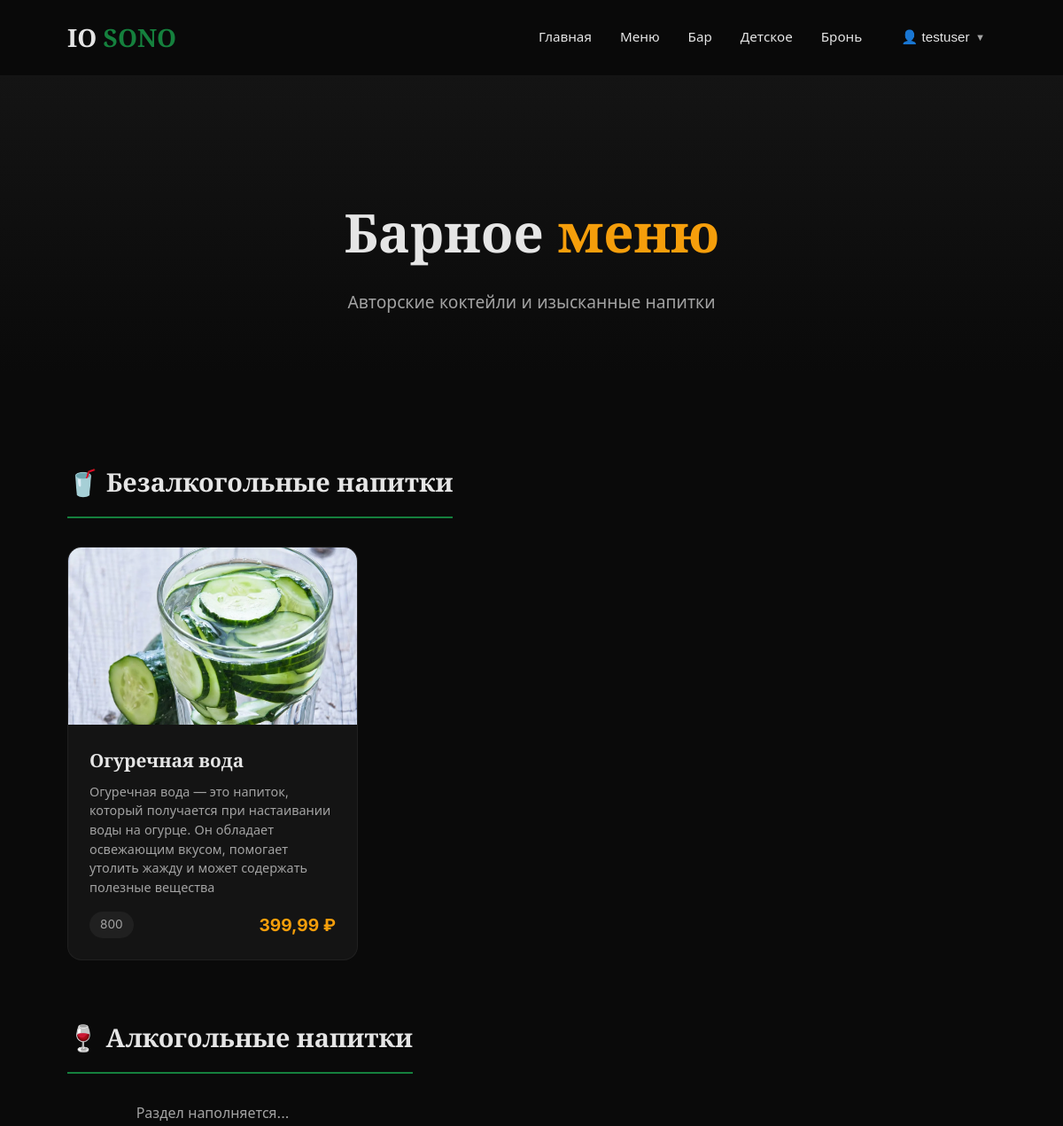
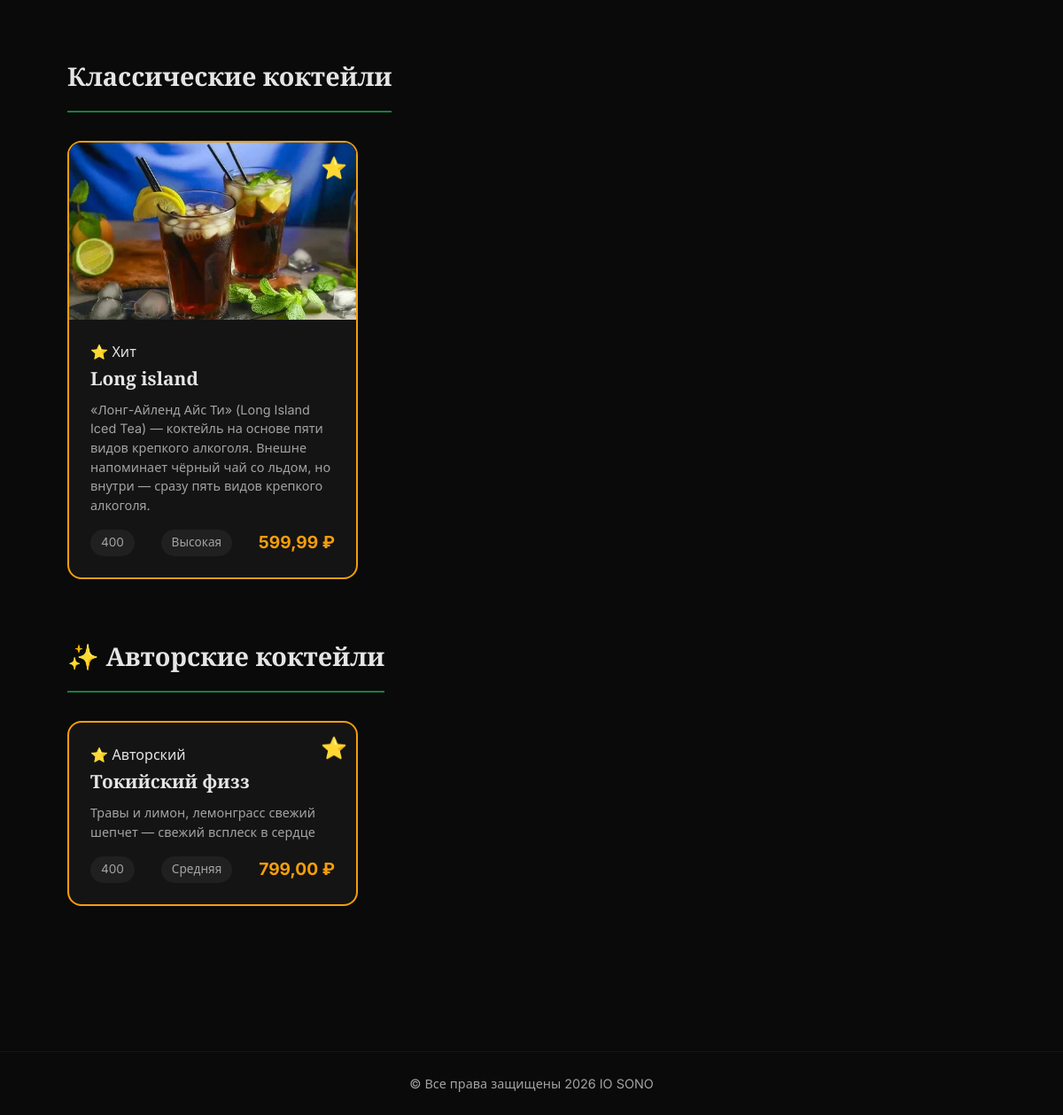
The page /bar/ (signed in) on the database its author committed (2 pictures, top to bottom).
### core/models.py (models this page shows, shortened)
class BarItem(models.Model):
    BAR_TYPES = [
        ('non_alcoholic', 'Б/А напитки'),
        ('alcoholic', 'Алкогольные напитки'),
        ('cocktail_classic', 'Коктейли классические'),
        ('cocktail_author', 'Коктейли авторские'),
    ]
    category = models.ForeignKey(
        BarCategory,
        on_delete=models.CASCADE,
        verbose_name='Категория',
        related_name='items'
    )
    bar_type = models.CharField(
        'Тип напитка',
        max_length=20,
        choices=BAR_TYPES,
        default='non_alcoholic'
    )
    name = models.CharField('Название', max_length=200)
    description = models.TextField('Описание', blank=True)
    volume = models.CharField('Объём (мл)', max_length=50, blank=True)
    price = models.DecimalField('Цена (₽)', max_digits=8, decimal_places=2)
    image = models.ImageField('Фото', upload_to='bar/', null=True, blank=True)
    is_featured = models.BooleanField('Рекомендуемое', default=False)
    alcohol_content = models.CharField('Крепость', max_length=50, blank=True)
    class Meta:
        verbose_name = 'Напиток'
        verbose_name_plural = 'Барное меню'
        ordering = ['category', 'bar_type', 'name']

### core/views.py (the view)
# urls.py: path('bar/', views.bar_menu, name='bar_menu'),
def bar_menu(request):
    items = BarItem.objects.select_related('category').all()
    categories = BarCategory.objects.prefetch_related('items').all()
    bar_types = {
        'non_alcoholic': items.filter(bar_type='non_alcoholic'),
        'alcoholic': items.filter(bar_type='alcoholic'),
        'cocktail_classic': items.filter(bar_type='cocktail_classic'),
        'cocktail_author': items.filter(bar_type='cocktail_author'),
    }
    return render(request, 'bar_menu.html', {
        'items': items,
        'categories': categories,
        'bar_types': bar_types
    })

### templates/bar_menu.html (shortened to what this page needs)
{% extends 'base.html' %}
{% block content %}
<section class="page-header">
    <div class="container">
        <h1 class="page-header__title">Барное <span class="text-accent">меню</span></h1>
        <p class="page-header__desc">Авторские коктейли и изысканные напитки</p>
    </div>
</section>
<section class="section bar-menu">
    <div class="container">
        <div class="menu-section-type">
            <h2 class="menu-section-type__title">🥤 Безалкогольные напитки</h2>
            <div class="bar-grid">
                {% for item in bar_types.non_alcoholic %}
                <div class="bar-item">
                    {% if item.image %}
                    <div class="bar-item__img" style="background-image: url('{{ item.image.url }}');"></div>
                    {% endif %}
                    <div class="bar-item__body">
                        <h3 class="bar-item__name">{{ item.name }}</h3>
                        {% if item.description %}
                        <p class="bar-item__desc">{{ item.description }}</p>
                        {% endif %}
                        <div class="bar-item__meta">
                            {% if item.volume %}
                            <span class="bar-item__volume">{{ item.volume }}</span>
                            {% endif %}
                            <span class="bar-item__price">{{ item.price }} ₽</span>
                        </div>
                    </div>
                </div>
                {% empty %}
                <p class="text-muted">Раздел наполняется...</p>
                {% endfor %}
            </div>
        </div>
        <div class="menu-section-type">
            <h2 class="menu-section-type__title">🍷 Алкогольные напитки</h2>
            <div class="bar-grid">
                {% for item in bar_types.alcoholic %}
                <div class="bar-item">
                    {% if item.image %}
                    <div class="bar-item__img" style="background-image: url('{{ item.image.url }}');"></div>
                    {% endif %}
                    <div class="bar-item__body">
                        <h3 class="bar-item__name">{{ item.name }}</h3>
                        {% if item.description %}
                        <p class="bar-item__desc">{{ item.description }}</p>
                        {% endif %}
                        <div class="bar-item__meta">
                            {% if item.volume %}
                            <span class="bar-item__volume">{{ item.volume }}</span>
                            {% endif %}
                            {% if item.alcohol_content %}
                            <span class="bar-item__alcohol">{{ item.alcohol_content }}</span>
                            {% endif %}
                            <span class="bar-item__price">{{ item.price }} ₽</span>
                        </div>
                    </div>
                </div>
                {% empty %}
                <p class="text-muted">Раздел наполняется...</p>
                {% endfor %}
            </div>
        </div>
        <div class="menu-section-type">
            <h2 class="menu-section-type__title"> Классические коктейли</h2>
            <div class="bar-grid">
                {% for item in bar_types.cocktail_classic %}
                <div class="bar-item {% if item.is_featured %}bar-item--featured{% endif %}">
                    {% if item.image %}
                    <div class="bar-item__img" style="background-image: url('{{ item.image.url }}');"></div>
                    {% endif %}
                    <div class="bar-item__body">
                        {% if item.is_featured %}<span class="featured-badge">⭐ Хит</span>{% endif %}
                        <h3 class="bar-item__name">{{ item.name }}</h3>
                        {% if item.description %}
                        <p class="bar-item__desc">{{ item.description }}</p>
                        {% endif %}
                        <div class="bar-item__meta">
                            {% if item.volume %}
                            <span class="bar-item__volume">{{ item.volume }}</span>
                            {% endif %}
                            {% if item.alcohol_content %}
                            <span class="bar-item__alcohol">{{ item.alcohol_content }}</span>
                            {% endif %}
                            <span class="bar-item__price">{{ item.price }} ₽</span>
                        </div>
                    </div>
                </div>
                {% empty %}
                <p class="text-muted">Раздел наполняется...</p>
                {% endfor %}
            </div>
        </div>
        <div class="menu-section-type">
            <h2 class="menu-section-type__title">✨ Авторские коктейли</h2>
            <div class="bar-grid">
                {% for item in bar_types.cocktail_author %}
                <div class="bar-item bar-item--featured">
                    <div class="bar-item__body">
                        <span class="featured-badge">⭐ Авторский</span>
                        <h3 class="bar-item__name">{{ item.name }}</h3>
                        {% if item.description %}
                        <p class="bar-item__desc">{{ item.description }}</p>
                        {% endif %}
                        <div class="bar-item__meta">
                            {% if item.volume %}
                            <span class="bar-item__volume">{{ item.volume }}</span>
                            {% endif %}
                            {% if item.alcohol_content %}
                            <span class="bar-item__alcohol">{{ item.alcohol_content }}</span>
                            {% endif %}
                            <span class="bar-item__price">{{ item.price }} ₽</span>
                        </div>
                    </div>
                </div>
                {% empty %}
                <p class="text-muted">Раздел наполняется...</p>
                {% endfor %}
            </div>
        </div>
    </div>
</section>
{% endblock %}

### templates/base.html (shortened to what this page needs)
{% load static %}
<!DOCTYPE html>
<html lang="ru">
<head>
    <link rel="stylesheet" href="{% static 'css/style.css' %}">
</head>
<body>
    <header class="header">
        <div class="container header__inner">
            <a href="/" class="logo">IO <span class="logo__accent">SONO</span></a>
            <nav class="nav">
                <a href="{% url 'core:home' %}" class="nav__link">Главная</a>
                <a href="{% url 'core:menu' %}" class="nav__link">Меню</a>
                <a href="{% url 'core:bar_menu' %}" class="nav__link">Бар</a>
                <a href="{% url 'core:kids_menu' %}" class="nav__link">Детское</a>
                <a href="{% url 'core:reservation' %}" class="nav__link">Бронь</a>
                {% if user.is_authenticated %}
                <div class="user-menu">
                    <button class="user-menu__trigger" type="button">
                        <span class="user-menu__name">👤 {{ user.username }}</span>
                        <span class="user-menu__arrow">▼</span>
                    </button>
                </div>
                {% else %}
                    <a href="{% url 'core:login' %}" class="nav__link nav__link--admin">Войти</a>
                {% endif %}
            </nav>
        </div>
    </header>
    <main>
        {% block content %}{% endblock %}
    </main>
    <div class="copyright">
        <div class="container">
            <p>© Все права защищены 2026 IO SONO</p>
        </div>
    </div>
</body>
</html>

### static/css/style.css (style rules this page uses)
*, *::before, *::after { box-sizing: border-box; margin: 0; padding: 0; }
html { scroll-behavior: smooth; }
body { font-family: 'Inter', system-ui, sans-serif; background: #0a0a0a; color: #e5e5e5; line-height: 1.6; overflow-x: hidden; padding-top: 0; }
a { text-decoration: none; color: inherit; }
:root { --clr-bg: #0a0a0a; --clr-surface: #141414; --clr-surface-hover: #1a1a1a; --clr-primary: #15803d; --clr-primary-hover: #166534; --clr-accent: #f59e0b; --clr-text: #e5e5e5; --clr-muted: #a3a3a3; --font-serif: 'Playfair Display', Georgia, serif; --font-sans: 'Inter', system-ui, sans-serif; --radius: 16px; --shadow: 0 10px 30px rgba(0,0,0,0.4); --transition: 0.3s cubic-bezier(0.4, 0, 0.2, 1); }
.container { width: min(90%, 1200px); margin: 0 auto; padding: 0 1rem; }
.section { padding: clamp(60px, 10vw, 100px) 0; }
.text-accent { color: var(--clr-accent); }
.text-muted { color: var(--clr-muted); text-align: center; }
.header { position: relative; z-index: 100; padding: 1.25rem 0; background: rgba(10,10,10,0.95); backdrop-filter: blur(12px); border-bottom: 1px solid rgba(255,255,255,0.05); transition: var(--transition); }
.header__inner { display: flex; align-items: center; justify-content: space-between; }
.logo { font-family: var(--font-serif); font-size: 1.75rem; font-weight: 700; }
.logo__accent { color: var(--clr-primary); }
.nav { display: flex; gap: 2rem; align-items: center; }
.nav__link { font-size: 0.95rem; font-weight: 500; position: relative; transition: var(--transition); }
.page-header { padding: 8rem 0 4rem; background: linear-gradient(180deg, var(--clr-surface) 0%, var(--clr-bg) 100%); text-align: center; }
.page-header__title { font-family: var(--font-serif); font-size: clamp(2.5rem, 5vw, 4rem); margin-bottom: 1rem; }
.page-header__desc { color: var(--clr-muted); font-size: 1.2rem; }
.menu-section-type { margin-bottom: 4rem; }
.menu-section-type__title { font-family: var(--font-serif); font-size: 1.8rem; margin-bottom: 2rem; padding-bottom: 1rem; border-bottom: 2px solid var(--clr-primary); display: inline-block; }
.bar-grid { display: grid; grid-template-columns: repeat(auto-fill, minmax(320px, 1fr)); gap: 2rem; }
.bar-item { background: var(--clr-surface); border-radius: var(--radius); overflow: hidden; border: 1px solid rgba(255,255,255,0.05); transition: var(--transition); }
.bar-item--featured { border: 2px solid var(--clr-accent); position: relative; }
.bar-item--featured::before { content: '⭐'; position: absolute; top: 10px; right: 10px; font-size: 1.5rem; z-index: 2; }
.bar-item__img { height: 200px; background-size: cover; background-position: center; background-color: #222; }
.bar-item__body { padding: 1.5rem; }
.bar-item__name { font-family: var(--font-serif); font-size: 1.3rem; margin-bottom: 0.5rem; }
.bar-item__desc { color: var(--clr-muted); font-size: 0.9rem; margin-bottom: 1rem; line-height: 1.5; }
.bar-item__meta { display: flex; justify-content: space-between; align-items: center; flex-wrap: wrap; gap: 0.5rem; }
.bar-item__volume, .bar-item__alcohol { font-size: 0.85rem; color: var(--clr-muted); background: rgba(255,255,255,0.05); padding: 0.25rem 0.75rem; border-radius: 20px; }
.bar-item__price { color: var(--clr-accent); font-weight: 700; font-size: 1.2rem; }
.copyright { background: transparent; padding: 1.5rem 0; text-align: center; border-top: 1px solid rgba(255,255,255,0.05); }
.copyright p { color: var(--clr-muted); font-size: 0.9rem; margin: 0; }
.user-menu { position: relative; display: inline-block; }
.user-menu__trigger { background: none; border: none; color: var(--clr-text); font-size: 0.95rem; font-weight: 500; cursor: pointer; display: flex; align-items: center; gap: 0.4rem; padding: 0.5rem 0.75rem; border-radius: 8px; transition: var(--transition); }
.user-menu__arrow { font-size: 0.7rem; transition: transform 0.2s ease; opacity: 0.7; }

### rows shown on the page
BarItem: image (picture), name "Огуречная вода", description "Огуречная вода — это напиток, который получается при настаивании воды на огурце. Он обладает освежающим вкусом, помогает утолить жажду и может содержать полезные вещества", volume "800", price "399,99"
BarItem: image (picture), is_featured "⭐ Хит", name "Long island", description "«Лонг-Айленд Айс Ти» (Long Island Iced Tea) — коктейль на основе пяти видов крепкого алкоголя. Внешне напоминает чёрный чай со льдом, но внутри — сразу пять видов крепкого алкоголя.", volume "400", alcohol_content "Высокая", price "599,99"
BarItem: name "Токийский физз", description "Травы и лимон, лемонграсс свежий шепчет — свежий всплеск в сердце", volume "400", alcohol_content "Средняя", price "799,00"

### other values the page prints
{{ user.username }} "testuser"
